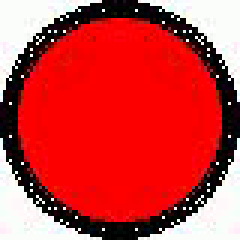
#> input picture data/ullman/templates/red_circle.png, 80 x 80 px, found by its file name (shown 3 times larger)
$ python preprocess-ullman.py
#> lines starting #> are read from the running program, lines starting #| are printed output that depends on the picture
import os

import numpy as np

from scipy import stats

import cv2, imutils

from matplotlib import pyplot as plt
from matplotlib import animation, rc
plt.style.use("bmh")
rc("animation", html="html5")

from tqdm import tqdm
from icecream import ic

import json
class NpEncoder(json.JSONEncoder):
    # [9 lines left out: function default, not called in this run]

import argparse

COLOR_WHITE = (255, 255, 255)
COLOR_GREEN = (0, 255, 0)
COLOR_BLACK = (0, 0, 0)
COLOR_BG = (250, 253, 251)
COLOR_MAT_GREEN = (48, 203, 154)
COLOR_MAT_PURPLE = (135, 0, 138)
COLOR_MAT_BROWN = (40, 44, 165)

PROJ_DIR = os.path.expanduser("~/projects/bayesian_symbolic_physics")
DATA_DIR = os.path.join(PROJ_DIR, "data/ullman")
SCRIPT_DIR = os.path.join(PROJ_DIR, "script")
DATA_FNS = sorted(list(filter(lambda f: "mp4" in f, os.listdir(DATA_DIR))))
DATA_FNS = DATA_FNS[6:] + DATA_FNS[:6] # move "world10" to the end

def cv2_imshow(ax, img, **kwargs):
    return ax.imshow(cv2.cvtColor(img, cv2.COLOR_BGR2RGB), **kwargs)

# [32 lines left out: functions remove_wall, read_frames, plot_imgs, find_contours, not called in this run]

from scipy.spatial import distance

# [50 lines left out: functions resolve_overlap, detect_shape, annotate_contours, process, not called in this run]

OBJECTS = ["red_circle", "blue_circle", "yellow_circle"]
TEMPLATES = {obj: cv2.imread(os.path.join(DATA_DIR, "templates", f"{obj}.png")) for obj in OBJECTS}
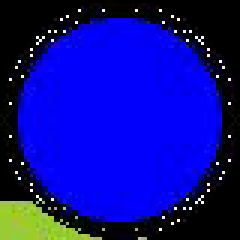
#> input picture data/ullman/templates/blue_circle.png, 80 x 80 px, found by its file name (shown 3 times larger)
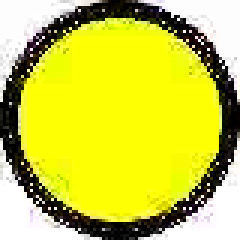
#> input picture data/ullman/templates/yellow_circle.png, 80 x 80 px, found by its file name (shown 3 times larger)
#> (the run stopped early here; a loop or call above may not have finished)
